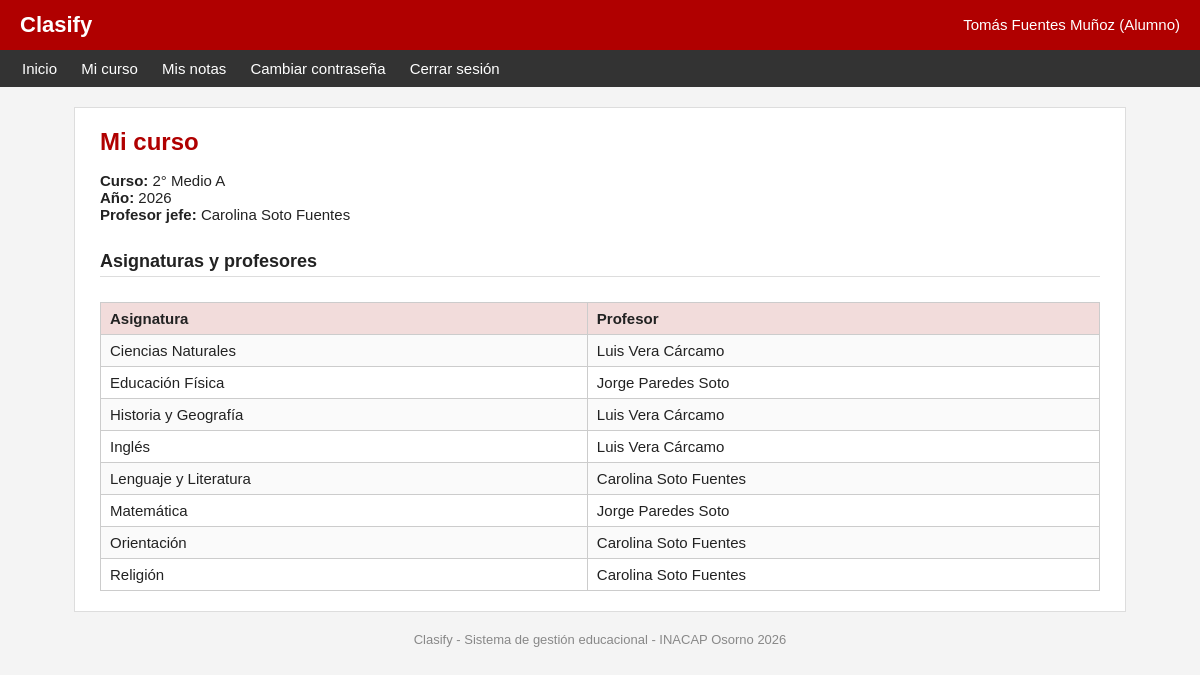
Screenshot of /alumno/mi_curso.php (signed in) with the database file from the repository.
### tables this page shows
CREATE TABLE curso (
    id_curso INT AUTO_INCREMENT PRIMARY KEY,
    id_anio INT NOT NULL,
    nivel INT NOT NULL,
    letra CHAR(1) NOT NULL,
    id_profesor_jefe INT NOT NULL,
    estado ENUM('abierto', 'cerrado') NOT NULL DEFAULT 'abierto',
    UNIQUE (id_anio, nivel, letra),
    FOREIGN KEY (id_anio) REFERENCES anio_academico (id_anio),
    FOREIGN KEY (id_profesor_jefe) REFERENCES usuario (id_usuario)
);

CREATE TABLE anio_academico (
    id_anio INT AUTO_INCREMENT PRIMARY KEY,
    anio INT NOT NULL UNIQUE,
    estado ENUM('abierto', 'cerrado') NOT NULL DEFAULT 'abierto'
);

CREATE TABLE usuario (
    id_usuario INT AUTO_INCREMENT PRIMARY KEY,
    rut VARCHAR(12) NOT NULL UNIQUE,
    nombre VARCHAR(100) NOT NULL,
    correo VARCHAR(100) NOT NULL,
    clave VARCHAR(255) NOT NULL,
    rol ENUM('alumno', 'apoderado', 'profesor', 'administrativo') NOT NULL,
    activo TINYINT(1) NOT NULL DEFAULT 1
);

CREATE TABLE asignatura (
    id_asignatura INT AUTO_INCREMENT PRIMARY KEY,
    nombre VARCHAR(60) NOT NULL UNIQUE,
    influye_promocion TINYINT(1) NOT NULL DEFAULT 1
);

### includes/sesion.php (called while the page is built, shortened)
<?php
require_once __DIR__ . "/funciones.php";
$id_usuario = $_SESSION["id_usuario"];

### includes/funciones.php (called while the page is built, shortened)
<?php
function limpiar($texto)
{
    return htmlspecialchars($texto, ENT_QUOTES, "UTF-8");
}
function nombre_nivel($nivel)
{
    $niveles = array(
        1 => "1° Básico", 2 => "2° Básico", 3 => "3° Básico", 4 => "4° Básico",
        5 => "5° Básico", 6 => "6° Básico", 7 => "7° Básico", 8 => "8° Básico",
        9 => "1° Medio", 10 => "2° Medio", 11 => "3° Medio", 12 => "4° Medio"
    );
    if (isset($niveles[$nivel])) {
        return $niveles[$nivel];
    }
    return "Nivel " . $nivel;
}
function nombre_curso($nivel, $letra)
{
    return nombre_nivel($nivel) . " " . $letra;
}

### alumno/mi_curso.php (the view, shortened to what this page needs)
<?php
require_once "../includes/sesion.php";
$resultado = mysqli_execute_query($conexion, "SELECT c.id_curso, c.nivel, c.letra, a.anio, u.nombre AS profesor_jefe
                                              FROM inscripcion i
                                              JOIN curso c ON c.id_curso = i.id_curso
                                              JOIN anio_academico a ON a.id_anio = c.id_anio
                                              JOIN usuario u ON u.id_usuario = c.id_profesor_jefe
                                              WHERE i.id_alumno = ? AND a.estado = 'abierto'
                                              ORDER BY a.anio ASC LIMIT 1", [$id_usuario]);
$curso = mysqli_fetch_assoc($resultado);
include "../includes/cabecera.php";
?>
<?php if (!$curso) { ?>
    <p class="gris">No estás matriculado en un curso este año.</p>
<?php } else { ?>
    <?php
    $asignaturas = mysqli_execute_query($conexion, "SELECT s.nombre AS asignatura, u.nombre AS profesor
                                                    FROM asignacion_docente ad
                                                    JOIN asignatura s ON s.id_asignatura = ad.id_asignatura
                                                    JOIN usuario u ON u.id_usuario = ad.id_profesor
                                                    WHERE ad.id_curso = ?
                                                    ORDER BY s.nombre", [$curso["id_curso"]]);
    ?>
    <p>
        <strong>Curso:</strong> <?php echo nombre_curso($curso["nivel"], $curso["letra"]); ?><br>
        <strong>Año:</strong> <?php echo $curso["anio"]; ?><br>
        <strong>Profesor jefe:</strong> <?php echo limpiar($curso["profesor_jefe"]); ?>
    </p>
    <h2>Asignaturas y profesores</h2>
    <div class="tabla-contenedor">
    <table>
        <tr>
            <th>Asignatura</th>
            <th>Profesor</th>
        </tr>
        <?php while ($fila = mysqli_fetch_assoc($asignaturas)) { ?>
            <tr>
                <td><?php echo limpiar($fila["asignatura"]); ?></td>
                <td><?php echo limpiar($fila["profesor"]); ?></td>
            </tr>
        <?php } ?>
    </table>
    </div>
<?php } ?>
<?php include "../includes/pie.php"; ?>

### css/estilos.css (style rules this page uses)
body { margin: 0; font-family: Arial, Helvetica, sans-serif; font-size: 15px; color: #222222; background-color: #f4f4f4; }
h2 { font-size: 18px; margin-top: 28px; border-bottom: 1px solid #dddddd; padding-bottom: 4px; }
.tabla-contenedor { overflow-x: auto; }
table { border-collapse: collapse; width: 100%; margin-top: 10px; }
th { background-color: #f2dcdb; text-align: left; }
th, td { border: 1px solid #cccccc; padding: 7px 9px; }
tr:nth-child(even) td { background-color: #fafafa; }

### rows the page displays
curso: nombre_curso($curso["nivel"], $curso["letra"]) "2° Medio A", id_anio.anio "2026", id_profesor_jefe.nombre "Carolina Soto Fuentes"
asignatura: nombre "Ciencias Naturales", usuario.nombre "Luis Vera Cárcamo"
asignatura: nombre "Educación Física", usuario.nombre "Jorge Paredes Soto"
asignatura: nombre "Historia y Geografía", usuario.nombre "Luis Vera Cárcamo"
asignatura: nombre "Inglés", usuario.nombre "Luis Vera Cárcamo"
asignatura: nombre "Lenguaje y Literatura", usuario.nombre "Carolina Soto Fuentes"
asignatura: nombre "Matemática", usuario.nombre "Jorge Paredes Soto"
asignatura: nombre "Orientación", usuario.nombre "Carolina Soto Fuentes"
asignatura: nombre "Religión", usuario.nombre "Carolina Soto Fuentes"

### other values shown
limpiar($_SESSION["nombre"]) "Tomás Fuentes Muñoz"
nombre_rol($_SESSION["rol"]) "Alumno"
limpiar($titulo) "Mi curso"
